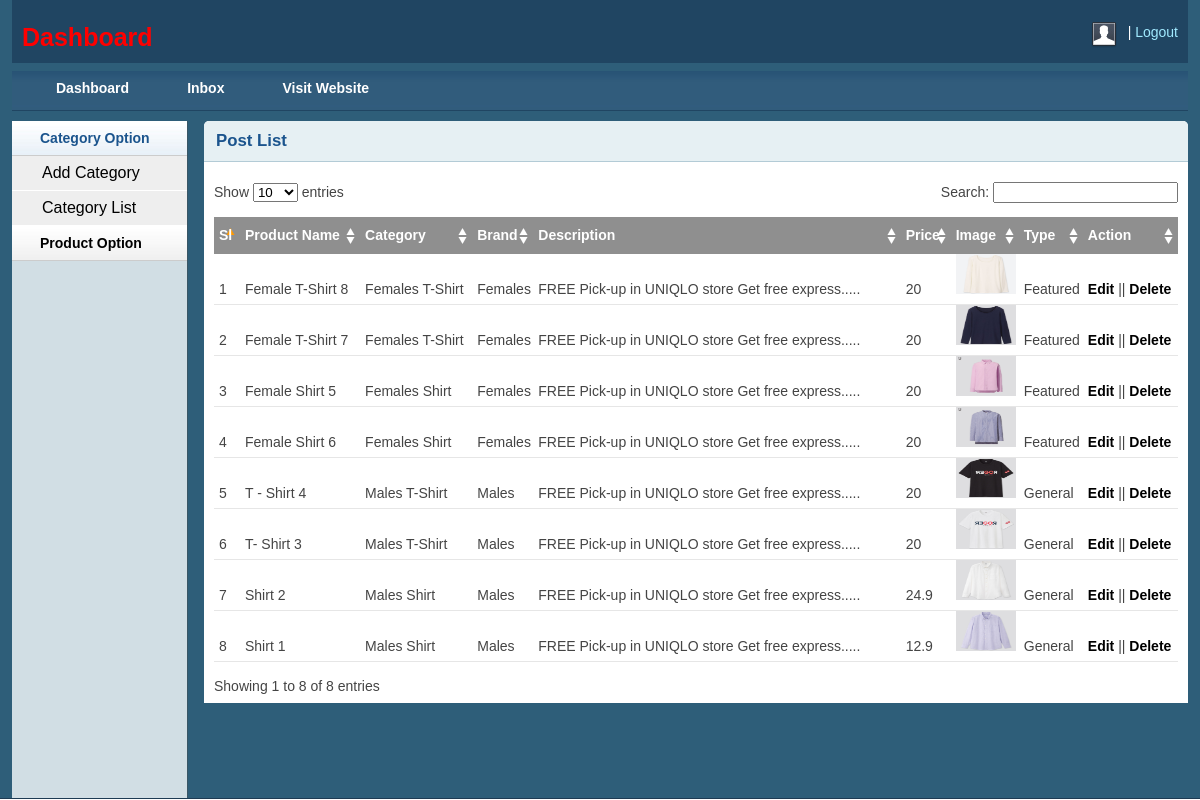
The page /admin/productlist.php (signed in) on the database its author committed.
### tables this page shows
CREATE TABLE `tbl_product` (
  `productId` int(11) NOT NULL,
  `productName` varchar(255) NOT NULL,
  `catId` int(11) NOT NULL,
  `brandId` int(11) NOT NULL,
  `body` text NOT NULL,
  `price` float NOT NULL,
  `image` varchar(255) NOT NULL,
  `type` tinyint(4) NOT NULL DEFAULT 0
);

CREATE TABLE `tbl_category` (
  `catId` int(11) NOT NULL,
  `catName` varchar(255) NOT NULL
);

CREATE TABLE `tbl_brand` (
  `brandId` int(11) NOT NULL,
  `brandName` varchar(255) NOT NULL
);

### lib/Database.php (called while the page is built, shortened)
<?php
class Database
{
    public $host   = DB_HOST;
    public $user   = DB_USER;
    public $pass   = DB_PASS;
    public $dbname = DB_NAME;
    public $link;
    private function connectDB()
    {
        $this->link = new mysqli(
            $this->host,
            $this->user,
            $this->pass,
            $this->dbname
        );
    }
    public function select($query)
    {
        $result = $this->link->query($query) or
        die($this->link->error . __LINE__);
        if ($result->num_rows > 0) {
            return $result;
        } else {
            return false;
        }
    }
}

### classes/Product.php (called while the page is built, shortened)
<?php
$filepath = realpath(dirname(__FILE__));
include_once($filepath.'/../lib/Database.php');
include_once($filepath.'/../helpers/Format.php');
 ?>
<?php
class Product
{
    private $db;
    public function __construct()
    {
        $this->db = new Database();
    }
    public function getAllProduct()
    {
        $query = "SELECT p.*, c.catName, b.brandName
                    FROM tbl_product AS p, tbl_category AS c, tbl_brand AS b
                    WHERE p.catId = c.catId AND p.brandId = b.brandId
                    ORDER BY p.productId DESC";
        $result = $this->db->select($query);
        return $result;
    }
}

### helpers/Format.php (called while the page is built, shortened)
<?php
class Format
{
    public function textShorten($text, $limit = 400)
    {
        $text = $text . " ";
        $text = substr($text, 0, $limit);
        $text = substr($text, 0, strrpos($text, ' '));
        $text = $text . ".....";
        return $text;
    }
}

### admin/productlist.php (the view, shortened to what this page needs)
<?php include 'inc/header.php';?>
<?php include 'inc/sidebar.php';?>
<?php include '../classes/Product.php'; ?>
<?php include_once '../helpers/Format.php'; ?>
<?php
$pd = new Product();
$fm = new Format();
 ?>
<div class="grid_10">
    <div class="box round first grid">
        <h2>Post List</h2>
        <div class="block">
            <table class="data display datatable" id="example">
			<thead>
				<tr>
					<th>Sl</th>
					<th>Product Name</th>
					<th>Category</th>
					<th>Brand</th>
					<th>Description</th>
					<th>Price</th>
					<th>Image</th>
					<th>Type</th>
					<th>Action</th>
				</tr>
			</thead>
			<tbody>
				<?php
                $getPd = $pd->getAllProduct();
                if ($getPd) {
                    $i=0;
                    while ($result = $getPd->fetch_assoc()) {
                        $i++; ?>
				<tr class="odd gradeX">
					<td><?php echo $i; ?></td>
					<td><?php echo $result['productName']; ?></td>
					<td><?php echo $result['catName']; ?></td>
					<td><?php echo $result['brandName']; ?></td>
					<td><?php echo $fm->textShorten($result['body'], 50); ?></td>
					<td><?php echo $result['price']; ?></td>
					<td><img src="<?php echo $result['image']; ?>" height="40px" width="60px"></td>
					<td>
						<?php
                        if ($result['type']==0) {
                            echo "Featured";
                        } else {
                            echo "General";
                        } ?>
						</td>
					<td><a href="productedit.php?proid=<?php echo $result['productId']; ?>">Edit</a> || <a onclick="return confirm('Are you sure to delete this?')" href="?delpro=<?php echo $result['productId']; ?>">Delete</a></td>
				</tr>
				<?php
                    }
                } ?>
			</tbody>
		</table>
       </div>
    </div>
</div>
<?php include 'inc/footer.php';?>

### admin/css/layout.css (style rules this page uses)
body { background: #fff none repeat scroll 0 0; color: #444; font-size: 14px; padding: 0; }
a { color: #000; font-weight:bold; text-decoration: none; }
h1, h2, h3, h4, h5, h6 { line-height:1.2em; margin-bottom:.3em; }
h2 { margin-top:1em; }
.box { background:#fff; margin-bottom:20px; padding:10px 10px 10px 10px; margin-left:-8px; }
.box.grid { padding-bottom:40px; }
.box.round { -moz-border-radius: 5px 5px 0px 0px; -webkit-border-radius: 5px 5px 0px 0px; border-radius: 5px 5px 0px 0px; }
.box h2 { font-size:1.2em; font-weight:bold; color:#1B548D; background:#E6F0F3; margin:-10px -10px 0 -10px; padding:10px 12px; border-bottom:1px solid #B3CBD6; -moz-border-radius: 5px 5px 0px 0px; -webkit-border-radius: 5px 5px 0px 0px; border-radius: 5px 5px 0px 0px; }
.box.first { min-height: 406px; }
.block { padding-top:20px; }
.block { padding-bottom:1px; }
table.display { margin: 0 auto; clear: both; width: 100%; }
.sorting_asc { background: #8f8f8f url(../img/table/sort_asc.png) no-repeat center right; padding:8px 5px; text-align:left; color:#fff; }
.sorting { background:#8f8f8f url(../img/table/sort_both.png) no-repeat center right; padding:8px 5px; text-align:left; color:#fff; }
tr.odd { height: 30px; line-height: 30px; border-bottom:1px solid #e6e6e6; }
tr.even { height: 30px; line-height: 30px; border-bottom:1px solid #e6e6e6; }
tr.odd td, tr.even td { padding-left:5px; }

### rows shown on the page
tbl_product: productName "Female T-Shirt 8", catId.catName "Females T-Shirt", brandId.brandName "Females", body "FREE Pick-up in UNIQLO store Get free express.....", price "20", image (picture), type "Featured"
tbl_product: productName "Female T-Shirt 7", catId.catName "Females T-Shirt", brandId.brandName "Females", body "FREE Pick-up in UNIQLO store Get free express.....", price "20", image (picture), type "Featured"
tbl_product: productName "Female Shirt 5", catId.catName "Females Shirt", brandId.brandName "Females", body "FREE Pick-up in UNIQLO store Get free express.....", price "20", image (picture), type "Featured"
tbl_product: productName "Female Shirt 6", catId.catName "Females Shirt", brandId.brandName "Females", body "FREE Pick-up in UNIQLO store Get free express.....", price "20", image (picture), type "Featured"
tbl_product: productName "T - Shirt 4", catId.catName "Males T-Shirt", brandId.brandName "Males", body "FREE Pick-up in UNIQLO store Get free express.....", price "20", image (picture), type "General"
tbl_product: productName "T- Shirt 3", catId.catName "Males T-Shirt", brandId.brandName "Males", body "FREE Pick-up in UNIQLO store Get free express.....", price "20", image (picture), type "General"
tbl_product: productName "Shirt 2", catId.catName "Males Shirt", brandId.brandName "Males", body "FREE Pick-up in UNIQLO store Get free express.....", price "24.9", image (picture), type "General"
tbl_product: productName "Shirt 1", catId.catName "Males Shirt", brandId.brandName "Males", body "FREE Pick-up in UNIQLO store Get free express.....", price "12.9", image (picture), type "General"
